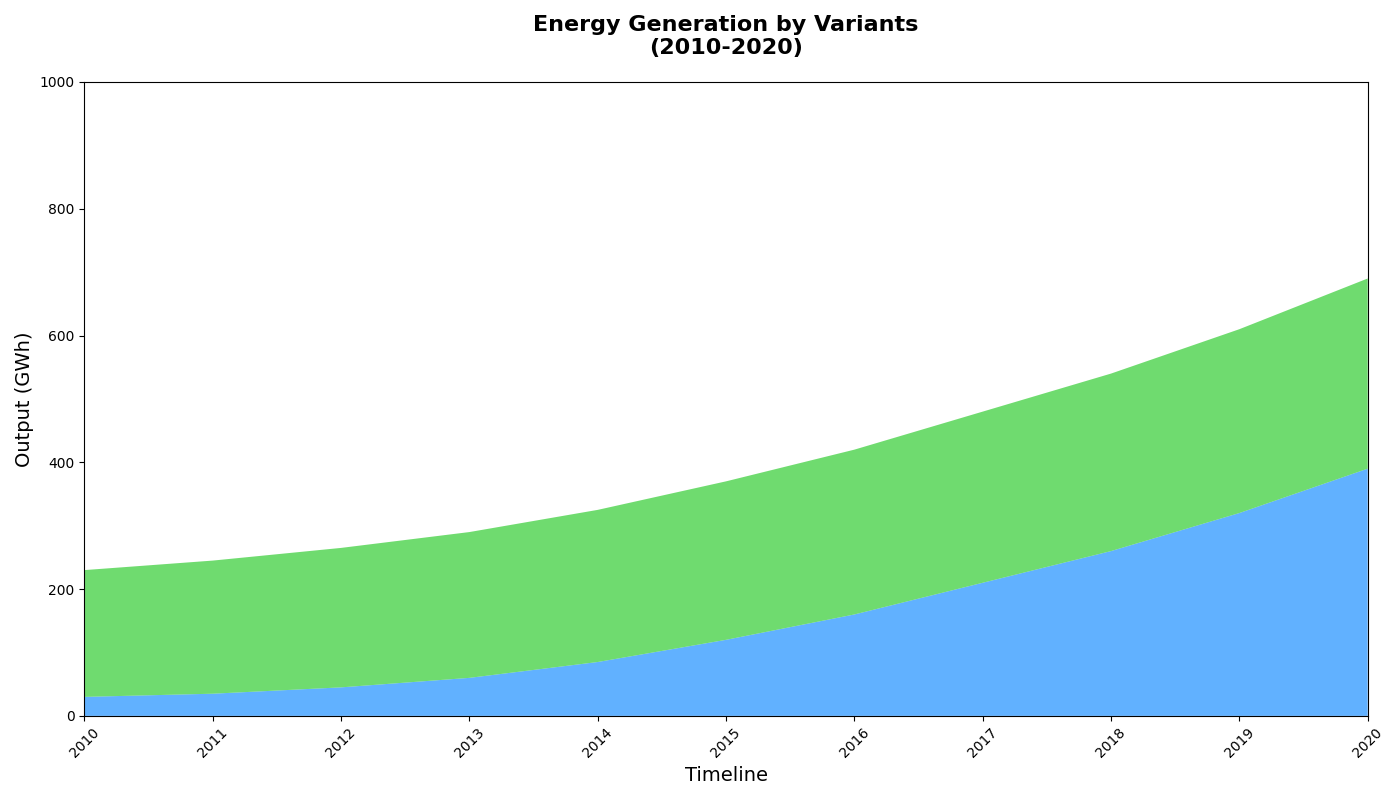

Generate this figure with Python:
import matplotlib.pyplot as plt
import numpy as np

years = np.arange(2010, 2021)
wind_energy = np.array([30, 35, 45, 60, 85, 120, 160, 210, 260, 320, 390])
hydro_energy = np.array([200, 210, 220, 230, 240, 250, 260, 270, 280, 290, 300])

fig, ax = plt.subplots(figsize=(14, 8))
ax.stackplot(years, wind_energy, hydro_energy,
             colors=['#1E90FF', '#32CD32'], alpha=0.7)

ax.set_title("Energy Generation by Variants\n(2010-2020)", fontsize=16, fontweight='bold', pad=20)
ax.set_xlabel('Timeline', fontsize=14)
ax.set_ylabel('Output (GWh)', fontsize=14)
ax.set_xlim(years[0], years[-1])
ax.set_ylim(0, 1000)
ax.set_xticks(years)
plt.xticks(rotation=45)

plt.tight_layout()
plt.show()
